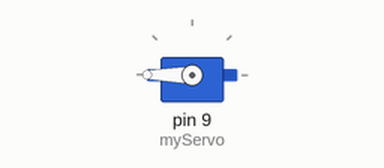
This sketch was run on a simulated Arduino Uno, built with avr-gcc and run on an emulated ATmega328P. Shown: servo.

Above: at 0.05 s.
At 6.05 s:
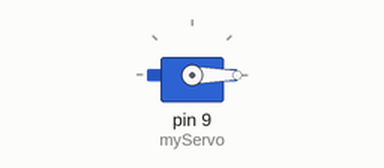
At 12.0 s:
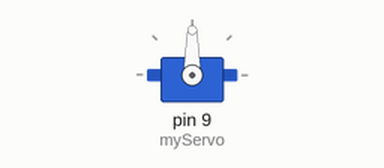
Timing chart, 0 to 15.6 s (numbered marks = the images above):
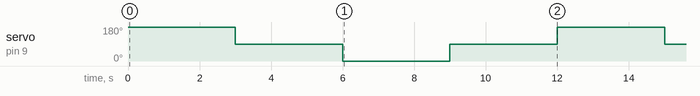

Measured:
- by itself, servo on pin 9 (myServo): repeats every 12.0 s: 0° 3.0 s, 90° 3.0 s, 180° 3.0 s, 90° 3.0 s

The sketch:

steeringWithMotorController.ino
```cpp
#include <Servo.h>
Servo myServo;
void setup()
{
  myServo.attach (9,1000,2000);
}

void loop()
{
  myServo.write(180);
  delay(3000);

  myServo.write(90);
  delay(3000);

  myServo.write(0);
  delay(3000);

   myServo.write(90);
  delay(3000);
}
```
